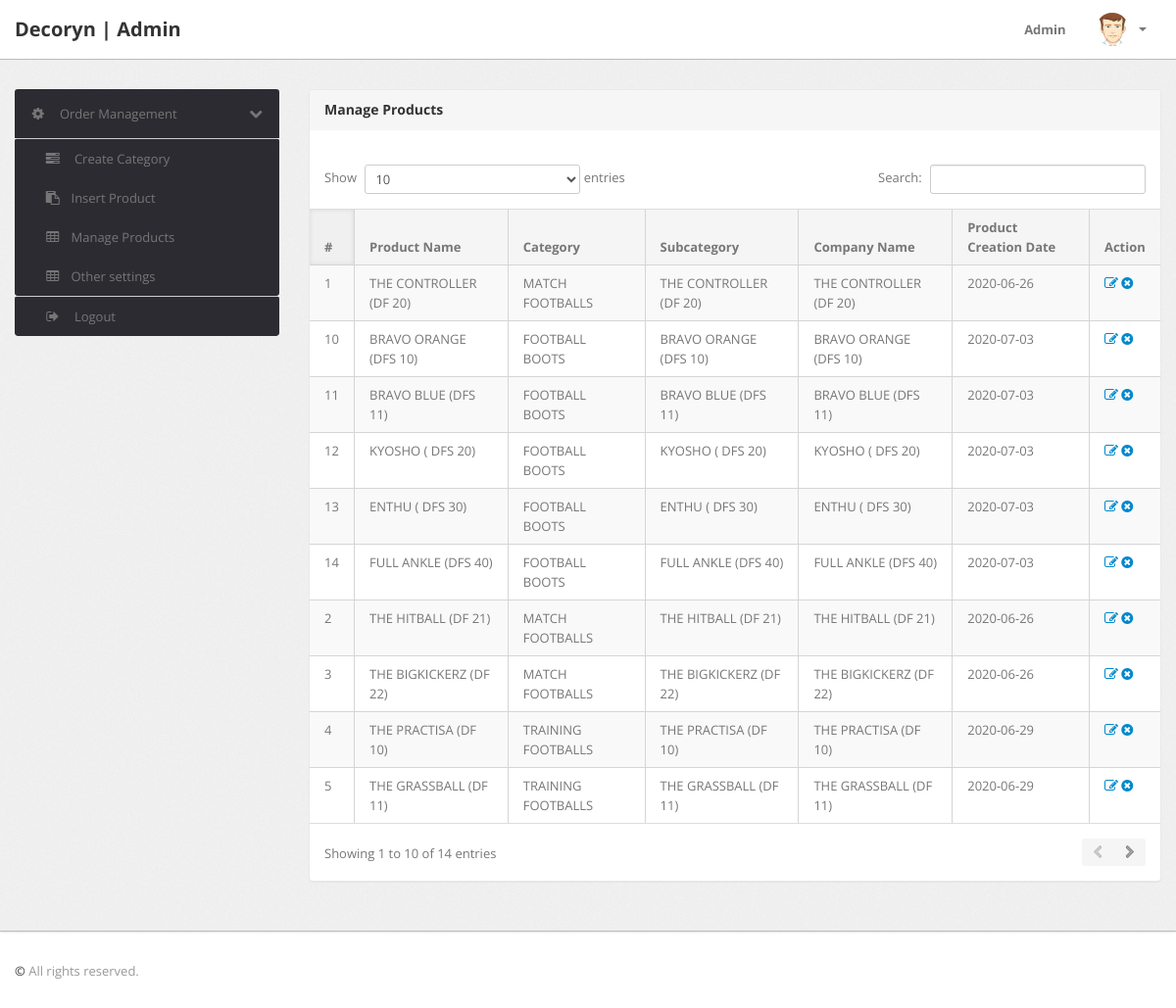
The app's page /admin/manage-products.php (signed in) with its own data.
### tables this page shows
CREATE TABLE `products` (
  `id` int(11) NOT NULL,
  `category` int(11) NOT NULL,
  `productName` text,
  `productDescription` text,
  `productImage1` varchar(255) DEFAULT NULL,
  `productImage2` varchar(222) NOT NULL,
  `modelno` varchar(200) DEFAULT NULL,
  `seotitle` text,
  `metades` text,
  `altimage` text,
  `keyword` text,
  `headline` text,
  `homeproduct` int(22) NOT NULL,
  `postingDate` date DEFAULT NULL,
  `updationDate` datetime DEFAULT NULL,
  `status` int(22) NOT NULL DEFAULT '1',
  `position` varchar(200) DEFAULT '0',
  `price` varchar(200) DEFAULT NULL,
  `redirect` varchar(200) DEFAULT NULL
);

CREATE TABLE `category` (
  `id` int(11) NOT NULL,
  `categoryName` varchar(255) DEFAULT NULL,
  `categoryDescription` longtext,
  `creationDate` timestamp NOT NULL DEFAULT CURRENT_TIMESTAMP,
  `updationDate` varchar(255) DEFAULT NULL,
  `img` varchar(222) DEFAULT NULL,
  `position` varchar(200) DEFAULT '0'
);

### admin/manage-products.php (the view, shortened to what this page needs)
<?php
if(strlen($_SESSION['alogin'])==0)
	{
header('location:index.php');
}
else{
?>
<!DOCTYPE html>
<html lang="en">
<head>
	<link type="text/css" href="bootstrap/css/bootstrap.min.css" rel="stylesheet">
	<link type="text/css" href="bootstrap/css/bootstrap-responsive.min.css" rel="stylesheet">
	<link type="text/css" href="css/theme.css" rel="stylesheet">
	<link type="text/css" href="images/icons/css/font-awesome.css" rel="stylesheet">
</head>
<body>
<?php include('include/header.php');?>
	<div class="wrapper">
		<div class="container">
			<div class="row">
<?php include('include/sidebar.php');?>
			<div class="span9">
					<div class="content">
	<div class="module">
							<div class="module-head">
								<h3>Manage Products</h3>
							</div>
							<div class="module-body table">
									<br />
								<table cellpadding="0" cellspacing="0" border="0" class="datatable-1 table table-bordered table-striped	 display" width="100%">
									<thead>
										<tr>
											<th>#</th>
											<th>Product Name</th>
											<th>Category </th>
											<th>Subcategory</th>
											<th>Company Name</th>
											<th>Product Creation Date</th>
											<th>Action</th>
										</tr>
									</thead>
									<tbody>
<?php $query=mysqli_query($con,"select products.*,category.categoryName from products join category on category.id=products.category");
$cnt=1;
while($row=mysqli_fetch_array($query))
{
?>
										<tr>
											<td><?php echo htmlentities($cnt);?></td>
											<td><?php echo htmlentities($row['productName']);?></td>
											<td><?php echo htmlentities($row['categoryName']);?></td>
											<td> <?php echo htmlentities($row['productName']);?></td>
											<td><?php echo htmlentities($row['productName']);?></td>
											<td><?php echo htmlentities($row['postingDate']);?></td>
											<td>
											<a href="edit-products.php?id=<?php echo $row['id']?>" ><i class="icon-edit"></i></a>
											<a href="manage-products.php?id=<?php echo $row['id']?>&del=delete" onClick="return confirm('Are you sure you want to delete?')"><i class="icon-remove-sign"></i></a></td>
										</tr>
										<?php $cnt=$cnt+1; } ?>
								</table>
							</div>
						</div>
					</div>
				</div>
			</div>
		</div>
	</div>
<?php include('include/footer.php');?>
</body>
<?php } ?>

### records on screen
products: productName "THE CONTROLLER (DF 20)", category.categoryName "MATCH FOOTBALLS", postingDate "2020-06-26"
products: productName "THE HITBALL (DF 21)", category.categoryName "MATCH FOOTBALLS", postingDate "2020-06-26"
products: productName "THE BIGKICKERZ (DF 22)", category.categoryName "MATCH FOOTBALLS", postingDate "2020-06-26"
products: productName "THE PRACTISA (DF 10)", category.categoryName "TRAINING FOOTBALLS", postingDate "2020-06-29"
products: productName "THE GRASSBALL (DF 11)", category.categoryName "TRAINING FOOTBALLS", postingDate "2020-06-29"
products: productName "BRAVO ORANGE (DFS 10)", category.categoryName "FOOTBALL BOOTS", postingDate "2020-07-03"
products: productName "BRAVO BLUE (DFS 11)", category.categoryName "FOOTBALL BOOTS", postingDate "2020-07-03"
products: productName "KYOSHO ( DFS 20)", category.categoryName "FOOTBALL BOOTS", postingDate "2020-07-03"
products: productName "ENTHU ( DFS 30)", category.categoryName "FOOTBALL BOOTS", postingDate "2020-07-03"
products: productName "FULL ANKLE (DFS 40)", category.categoryName "FOOTBALL BOOTS", postingDate "2020-07-03"
